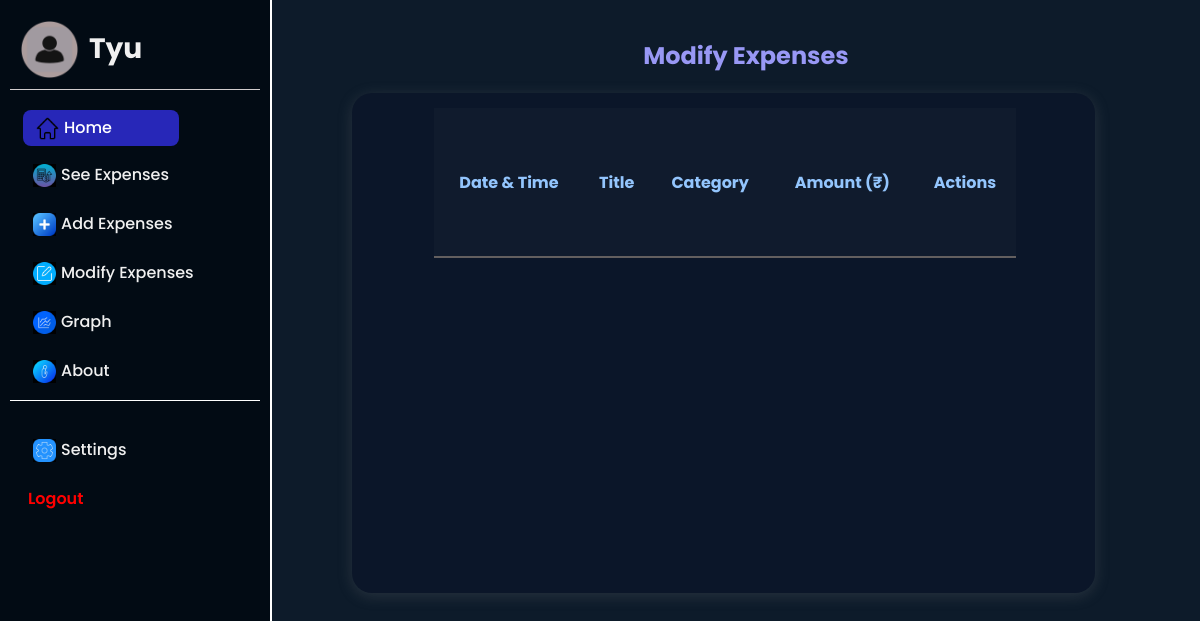
Page /modify (signed in) on the earlier database version.
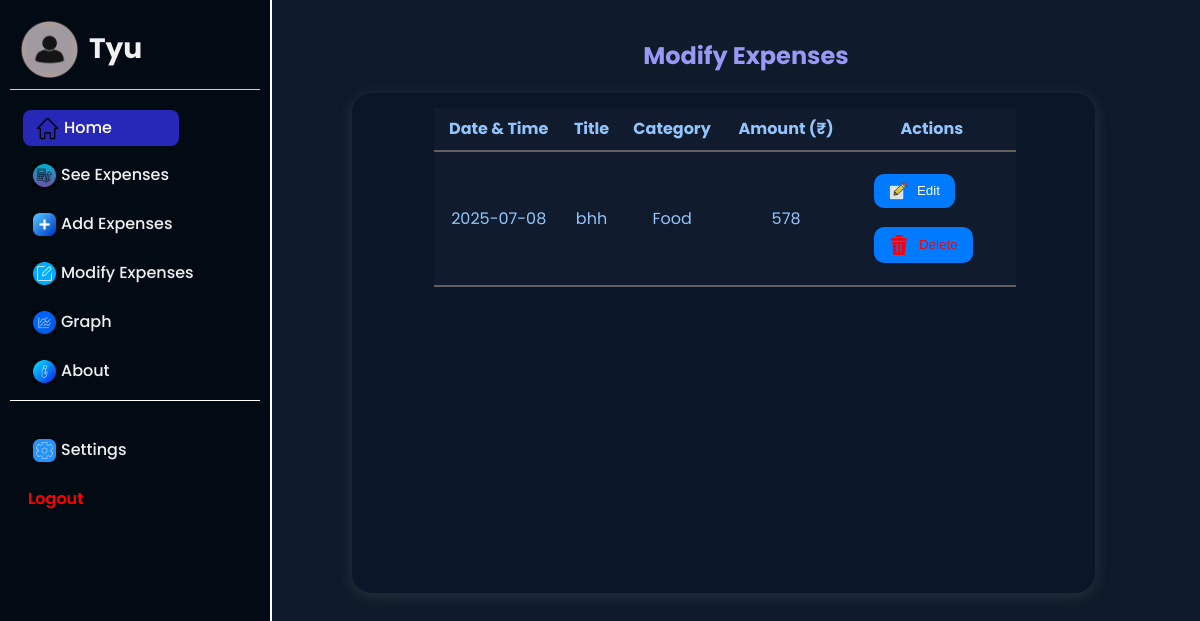
Same page on the later database version.
### app.py (models this page shows)
class Expense(db.Model):
    id = db.Column(db.Integer, primary_key=True)
    title = db.Column(db.String(100), nullable=False)
    category = db.Column(db.String(100), nullable=False)
    amount = db.Column(db.Integer, nullable=False)
    date = db.Column(db.Date, default=datetime)
    user_id = db.Column(db.Integer, db.ForeignKey('user.id'))

### app.py (the view)
@app.route("/modify")
def modify_expenses():
    if "user_id" not in session:
        return redirect(url_for("login"))
    user = User.query.get(session.get("user_id"))
    expenses = Expense.query.filter_by(user_id=user.id).all()
    return render_template("modify.html", expenses=expenses, username=user.username, bg_color=user.bg_color)

### templates/modify.html (shortened to what this page needs)
{% extends "base.html" %}
{% block content %}
<h2 style="color: var(--text-color-2)">Modify Expenses</h2>
<div class="modify">
<table>
  <tr>
    <th>Date & Time</th>
    <th>Title</th>
    <th>Category</th>
    <th>Amount (₹)</th>
    <th>Actions</th>
  </tr>
  {% for expenses in expenses %}
  <tr>
    <td>{{ expenses.date.strftime( '%Y-%m-%d') }}</td>
    <td>{{ expenses.title }}</td>
    <td>{{ expenses.category}}</td>
    <td>{{ expenses.amount }}</td>
    <td>
      <div class="buttt">
      <a href="/edit/{{ expenses.id }}"><button> {% if bg_color =='#0d1b2a' %} <img src="/static/icons/write_5828638 (1).png" width="18px"> {% else %} <img src="/static/icons/write_5828638 (1).png" width="18px"> {% endif %}  Edit</button></a>
      <a href="/delete/{{ expenses.id }}" onclick="return confirm('Delete this expense?');"><button style="color:red;">  {% if bg_color =='#0d1b2a' %} <img src="/static/icons/delete_6861362.png" width="20px"> {% else %} <img src="/static/icons/delete_6861362.png" width="20px"> {% endif %}  Delete</button></a>
      </div>
    </td>
  </tr>
  {% endfor %}
</table>
</div>
{% endblock %}

Differences in the rows shown:
added Expense: date "2025-07-08", title "bhh", category "Food", amount "578"
